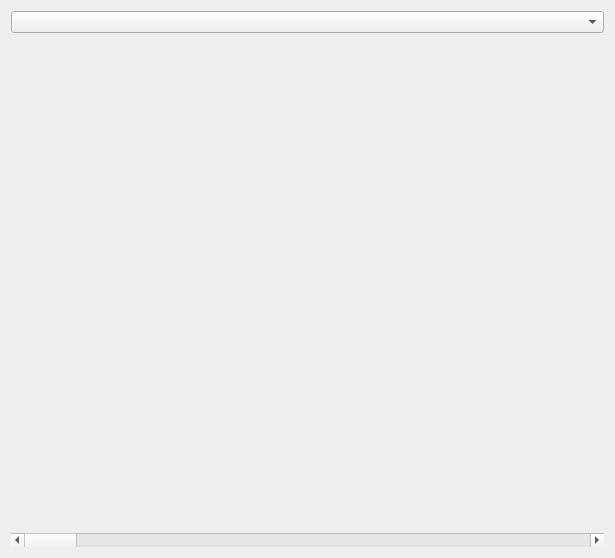
<?xml version="1.0" encoding="UTF-8"?>
<ui version="4.0">
 <class>MainWindow</class>
 <widget class="QMainWindow" name="MainWindow">
  <property name="geometry">
   <rect>
    <x>0</x>
    <y>0</y>
    <width>615</width>
    <height>558</height>
   </rect>
  </property>
  <property name="windowTitle">
   <string>QCustomPlot plot examples</string>
  </property>
  <widget class="QWidget" name="centralWidget">
   <property name="sizePolicy">
    <sizepolicy hsizetype="Preferred" vsizetype="Preferred">
     <horstretch>0</horstretch>
     <verstretch>0</verstretch>
    </sizepolicy>
   </property>
   <property name="minimumSize">
    <size>
     <width>0</width>
     <height>558</height>
    </size>
   </property>
   <layout class="QVBoxLayout" name="verticalLayout">
    <item>
     <widget class="QComboBox" name="selection"/>
    </item>
    <item>
     <widget class="QCustomPlot" name="plot" native="true"/>
    </item>
    <item>
     <widget class="QScrollBar" name="scroll">
      <property name="orientation">
       <enum>Qt::Horizontal</enum>
      </property>
     </widget>
    </item>
   </layout>
   <zorder>scroll</zorder>
   <zorder>plot</zorder>
   <zorder>selection</zorder>
  </widget>
 </widget>
 <layoutdefault spacing="6" margin="11"/>
 <customwidgets>
  <customwidget>
   <class>QCustomPlot</class>
   <extends>QWidget</extends>
   <header>./qcustomplot.hpp</header>
   <container>1</container>
  </customwidget>
 </customwidgets>
 <resources/>
 <connections/>
</ui>
